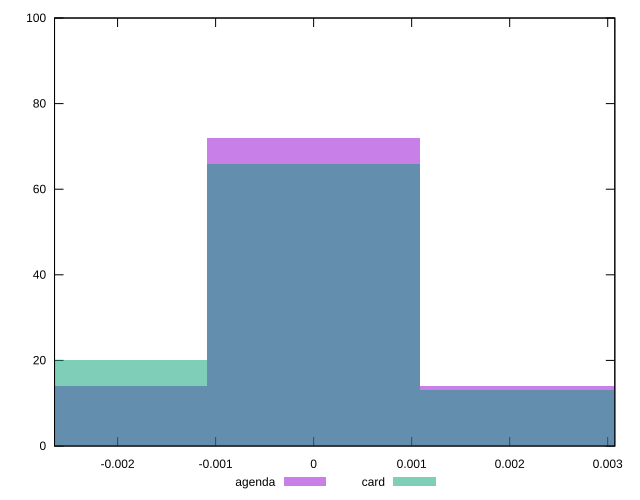

Write gnuplot code to recreate this figure.
reset

$agenda <<EOF
0 72
0.0021768610851887757 14
-0.0021768610851887757 14
EOF

$card <<EOF
0 66
-0.0021768610851887757 20
0.0021768610851887757 13
EOF

set key outside below
set boxwidth 0.0021768610851887757
set xrange [-0.0026432148258297484:0.003072597771951914]
set yrange [0:100]
set trange [0:100]
set style fill transparent solid 0.5 noborder
set terminal svg size 640, 500 enhanced background rgb 'white'
set output "reports/report_00027_2021-02-24T12-40-31.850Z/meta/pScore-difference/comparison/histogram/1_vs_2.svg"

plot $agenda title "agenda" with boxes, \
     $card title "card" with boxes

reset
